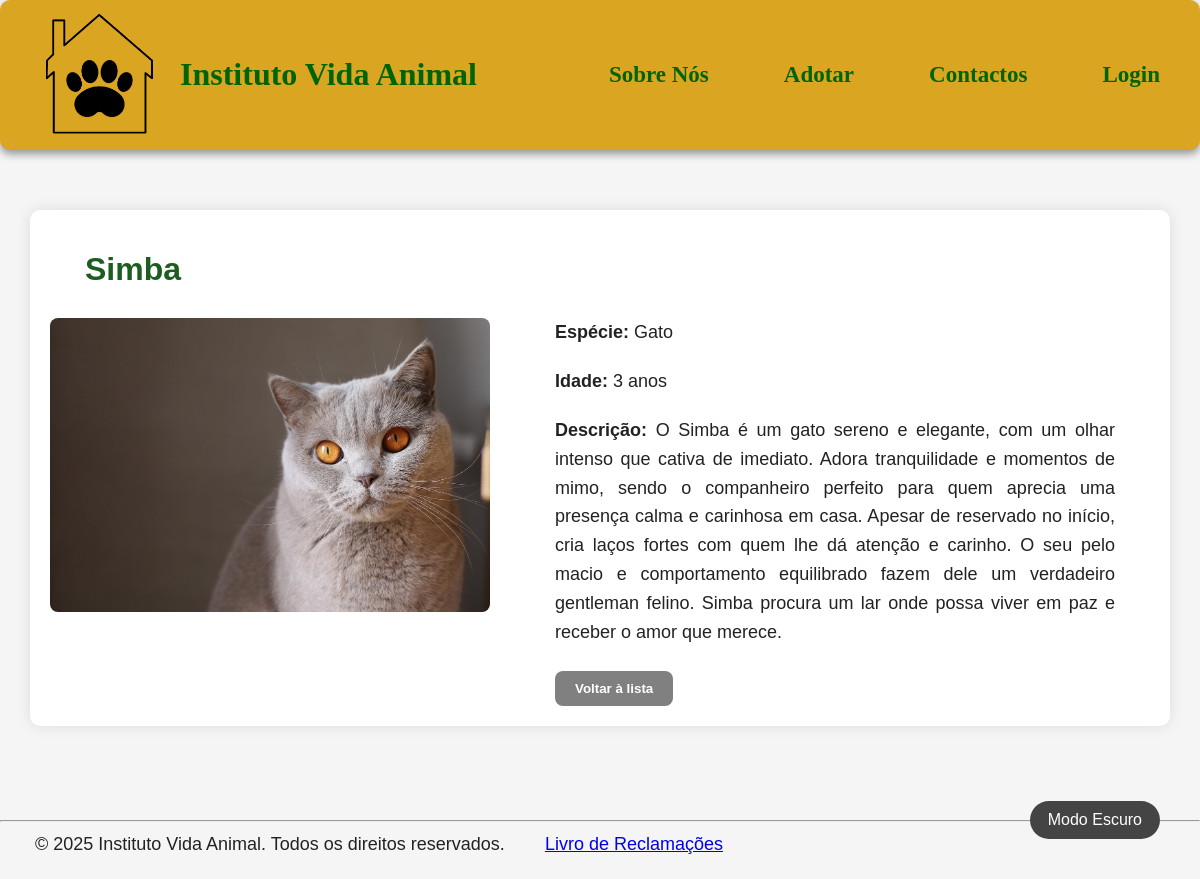
Page /animaisadc/7/ on the committed database.
### app_adocao/models.py (models this page shows, shortened)
class Animal(models.Model):
    ESPECIES = (
        ('gato', 'Gato'),
        ('cao', 'Cão'),
    )
    nome = models.CharField(max_length=15)
    idade = models.IntegerField()
    especie = models.CharField(choices=ESPECIES)
    descricao = models.CharField(max_length=1000)
    imagem = models.ImageField(upload_to='imgAnimal/')
    padrinho = models.ForeignKey(
            User,
            on_delete=models.SET_NULL,
            null=True,
            blank=True,
            related_name='animais_apadrinhados'
        )

### app_adocao/views.py (the view)
# urls.py: path('animaisadc/<int:animal_id>/', views.animaisadc, name='animais_detalhe'),
def animaisadc(request, animal_id):
    animal = get_object_or_404(Animal, id=animal_id)
    return render(request, 'animais/animaisadc.html', {'animal': animal})

### app_adocao/templates/animais/animaisadc.html (shortened to what this page needs)
<!DOCTYPE html>
<html lang="pt">
    <head>
        {% load static %}
        <link rel="stylesheet" href="{% static 'css/style.css' %}">
        <link rel="stylesheet" href="{% static 'css/animais.css' %}">
        <link rel="stylesheet" href="{% static 'css/modoEscuro.css' %}">
    </head>
    <body>
        <header class="cabecalho">
            <div style="gap: 20px; display: flex; align-items: center;">
                <img src="{% static 'imagens/logo.png' %}" alt="Logo do Instituto Vida Animal" class="logo">
                <a class="home" href="/">Instituto Vida Animal</a>
            </div>
            <nav>
                <a style="font-size: 23px;" href="../../sobreNos">Sobre Nós</a>
                <a style="font-size: 23px;" href="../../adotar">Adotar</a>
                <a style="font-size: 23px;" href="../../contactos">Contactos</a>
                {% if user.is_authenticated %}
                    <span style="font-size: 20px; margin-right: 10px;">Olá, {{ user.username }}!</span>
                    <a style="font-size: 23px;" href="{% url 'logout' %}">Logout</a>
                {% else %}
                    <a style="font-size: 23px;" href="{% url 'sign_in' %}">Login</a>
                {% endif %}
            </nav>
        </header>
        <button id="darkModeToggle">Modo Escuro</button>
        <main>
            <h1>{{ animal.nome }}</h1>
            <div class="animal-detalhes">
                <img src="{{ animal.imagem.url }}" alt="Imagem de {{ animal.nome }}">
                <div class="animal-info">
                    <p><strong>Espécie:</strong> {{ animal.get_especie_display }}</p>
                    <p><strong>Idade:</strong> {{ animal.idade }} anos</p>
                    <p><strong>Descrição:</strong> {{ animal.descricao }}</p>
                    <div style="margin-top: 25px; margin-left: 35px;">
                        <a href="{% url 'adotar' %}"><button class="btn-voltar">Voltar à lista</button></a>
                    </div>
                </div>
            </div>
        </main>
        <br><br>
        <footer>
        <hr>
        <p>
            &copy; 2025 Instituto Vida Animal. Todos os direitos reservados.
            <a class="sign_up" style="margin-left: 35px;" href="https:/www.livroreclamacoes.pt/inicio" rel="noopener noreferrer" target="_blank">Livro de Reclamações</a>
        </p>
    </footer>
    </body>
</html>

### app_adocao/static/css/style.css (style rules this page uses)
body { font-family: Arial, sans-serif; background-color: whitesmoke; margin: 0; color: #222; padding-top: 160px; }
h1 { margin-left: 35px; font-family: 'Trebuchet MS', sans-serif; color: #1b5e20; }
p { text-align: justify; margin: 0 35px 20px 35px; font-size: large; line-height: 1.6; }
.cabecalho { display: flex; align-items: center; justify-content: space-between; padding: 0 40px; background-color: #daa520; border-radius: 10px; box-shadow: 0 4px 8px rgba(0, 0, 0, 0.404); height: 150px; position: fixed; top: 0; left: 0; right: 0; z-index: 1000; }
.logo { width: 120px; height: auto; }
.home { font-size: 32px; font-family: cursive; font-weight: bolder; color: darkgreen; text-decoration: none; }
nav { font-family: cursive; display: flex; gap: 75px; align-items: center; font-weight: bolder; }
nav a, nav span { font-size: 23px; }
a:link:not(.sign_up), a:visited:not(.sign_up) { color: darkgreen; text-decoration: none; }
button { background-color: darkgreen; color: white; padding: 8px 20px; border-radius: 8px; border: none; cursor: pointer; transition: 0.3s; }
.btn-voltar { background-color: gray !important; color: white; font-weight: bold; text-decoration: none; padding: 10px 20px; border-radius: 8px; display: inline-block; }
main { max-width: 1100px; margin: 50px auto; padding: 20px; background-color: white; border-radius: 10px; box-shadow: 0 0 15px rgba(0,0,0,0.1); }

### app_adocao/static/css/animais.css (style rules this page uses)
.animal-detalhes { display: flex; gap: 30px; align-items: flex-start; margin-top: 30px; }
.animal-detalhes img { max-width: 40%; height: auto; border-radius: 8px; object-fit: cover; }
.animal-info { flex: 1; }

### app_adocao/static/css/modoEscuro.css (style rules this page uses)
#darkModeToggle { cursor: pointer; font-size: 16px; padding: 10px 18px; border: none; border-radius: 50px; background-color: #444; color: white; transition: background-color 0.3s, transform 0.2s; margin: 20px; position: fixed; bottom: 20px; right: 20px; z-index: 1000; }

### rows in the picture
Animal: nome "Simba", imagem (picture), especie "Gato", idade "3", descricao "O Simba é um gato sereno e elegante, com um olhar intenso que cativa de imediato. Adora tranquilidade e momentos de mimo, sendo o companheiro perfeito para quem aprecia uma presença calma e carinhosa em casa. Apesar de reservado no início, cria laços fortes com quem lhe dá atenção e carinho. O seu pelo macio e comportamento equilibrado fazem dele um verdadeiro gentleman felino. Simba procura um lar onde possa viver em paz e receber o amor que merece."
